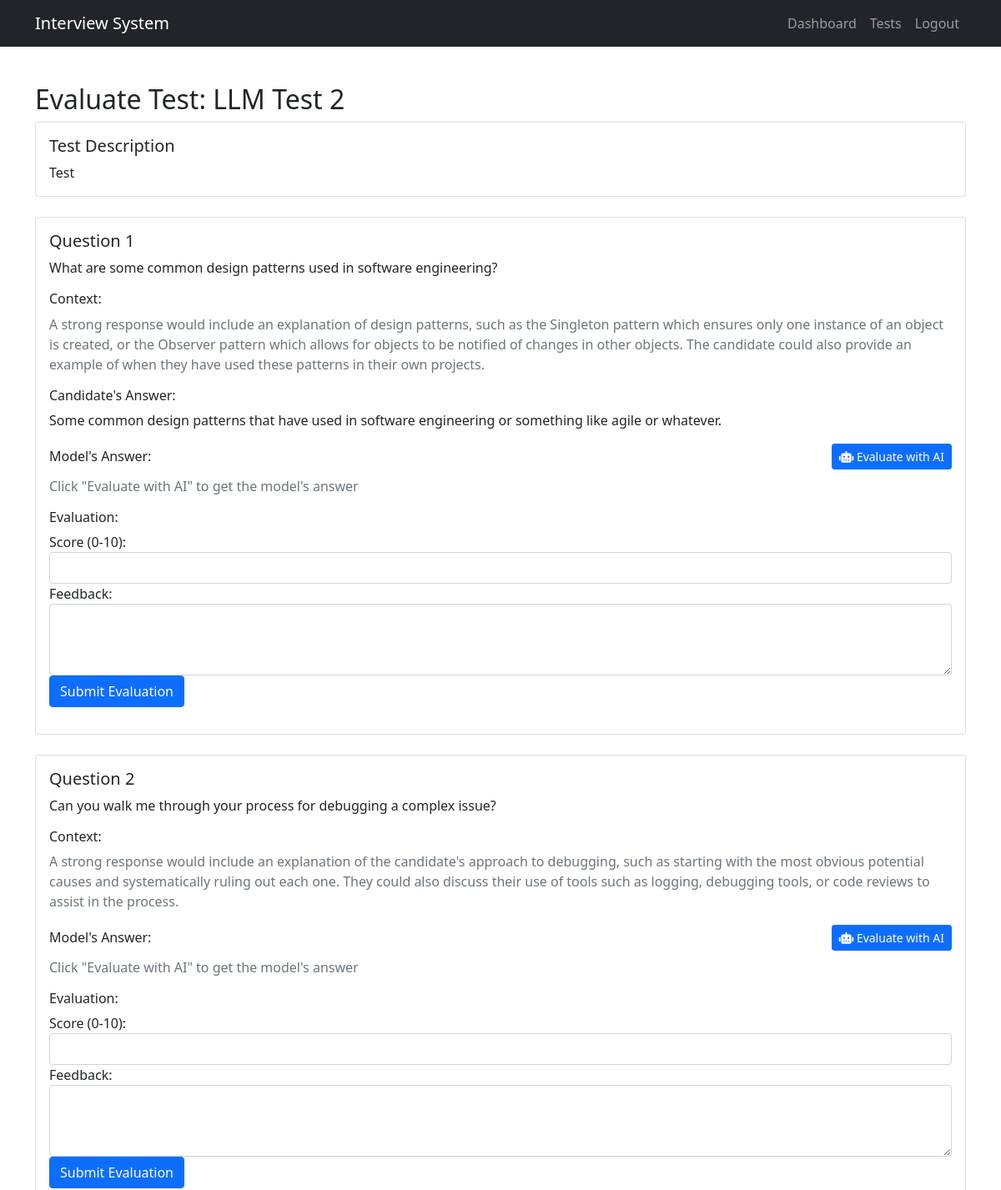
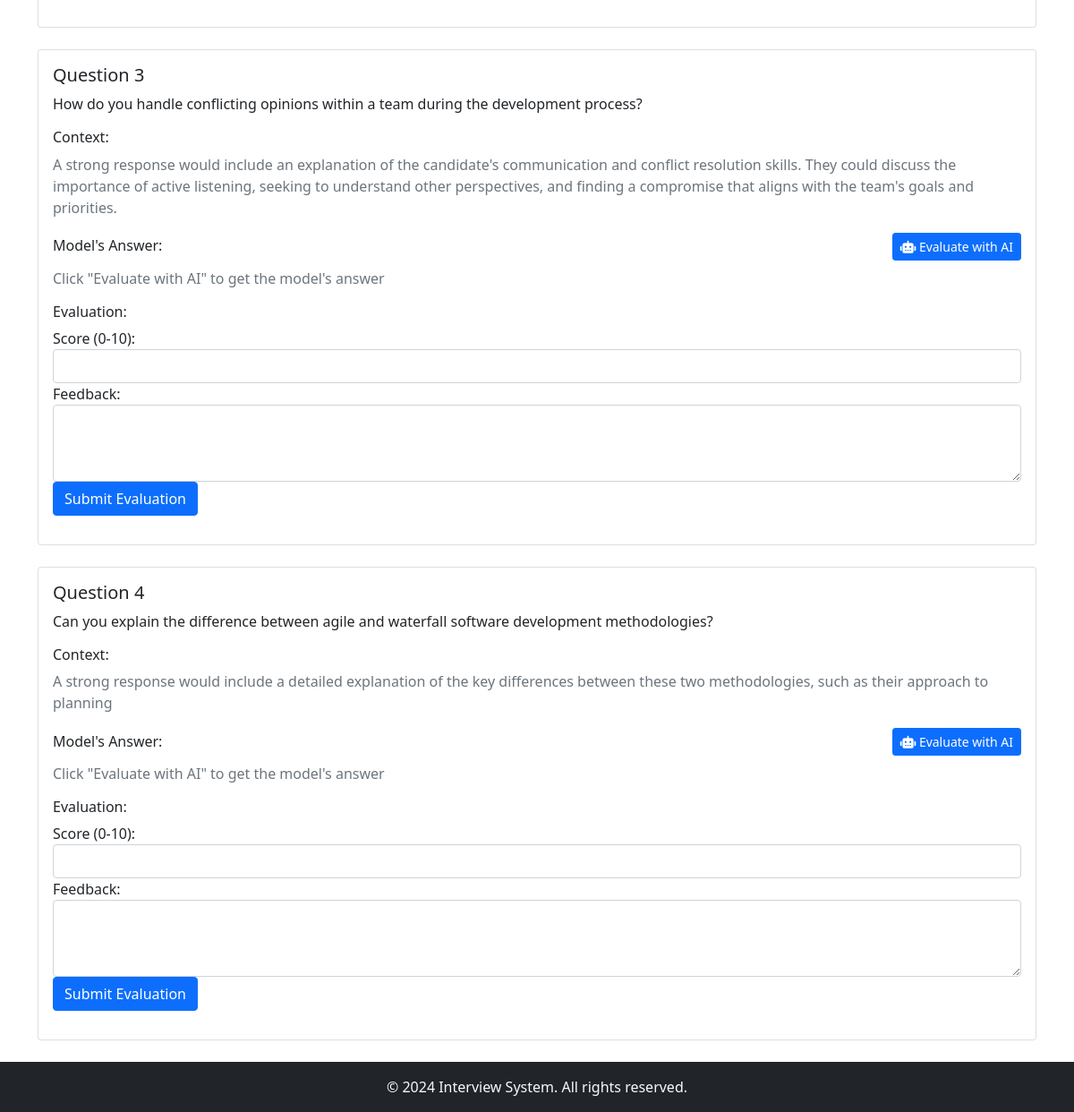
Screenshot of /admin/evaluate-test/4 (signed in) with the database file from the repository (2 pictures, top to bottom).
### app.py (models this page shows)
class Test(db.Model):
    id = db.Column(db.Integer, primary_key=True)
    title = db.Column(db.String(100), nullable=False)
    description = db.Column(db.Text)
    candidate_id = db.Column(db.Integer, db.ForeignKey('candidate.id'), nullable=False)
    created_at = db.Column(db.DateTime, default=datetime.utcnow)
    status = db.Column(db.String(20), default='Pending')  # Pending, In Progress, Completed
    questions = db.relationship('Question', backref='test', lazy=True)

class Question(db.Model):
    id = db.Column(db.Integer, primary_key=True)
    test_id = db.Column(db.Integer, db.ForeignKey('test.id'), nullable=False)
    text = db.Column(db.String(500), nullable=False)
    context = db.Column(db.Text, nullable=True)
    order = db.Column(db.Integer, nullable=False)
    answer = db.Column(db.Text)
    audio_path = db.Column(db.String(200))
    score = db.Column(db.Float)
    feedback = db.Column(db.Text)

### app.py (the view)
@app.route('/admin/evaluate-test/<int:test_id>')
@login_required
@role_required('admin')
def evaluate_test(test_id):
    test = Test.query.get_or_404(test_id)
    questions = Question.query.filter_by(test_id=test_id).order_by(Question.order).all()
    return render_template('admin_evaluate_test.html', test=test, questions=questions)

### app.py (called while the page is built)
def login_required(f):
    @wraps(f)
    def decorated_function(*args, **kwargs):
        if 'user' not in session:
            flash('Please log in first.', 'warning')
            return redirect(url_for('login'))
        return f(*args, **kwargs)
    return decorated_function

def role_required(role):
    def decorator(f):
        @wraps(f)
        def decorated_function(*args, **kwargs):
            if 'user' not in session or session['role'] != role:
                flash(f'You do not have permission to access this page.', 'danger')
                return redirect(url_for('login'))
            return f(*args, **kwargs)
        return decorated_function
    return decorator

### templates/admin_evaluate_test.html (shortened to what this page needs)
{% extends "base.html" %}
{% block content %}
<div class="container mt-4">
    <h2>Evaluate Test: {{ test.title }}</h2>
    <div class="card mb-4">
        <div class="card-body">
            <h5 class="card-title">Test Description</h5>
            <p class="card-text">{{ test.description }}</p>
        </div>
    </div>
    {% for question in questions %}
    <div class="card mb-4" id="question-{{ question.id }}">
        <div class="card-body">
            <h5 class="card-title">Question {{ question.order }}</h5>
            <p class="card-text">{{ question.text }}</p>
            {% if question.context %}
            <div class="context-section mb-3">
                <h6>Context:</h6>
                <p class="text-muted">{{ question.context }}</p>
            </div>
            {% endif %}
            {% if question.answer %}
            <div class="answer-section mb-3">
                <h6>Candidate's Answer:</h6>
                <p>{{ question.answer }}</p>
            </div>
            {% endif %}
            <div class="model-answer-section mb-3">
                <div class="d-flex justify-content-between align-items-center mb-2">
                    <h6 class="mb-0">Model's Answer:</h6>
                    <button class="btn btn-sm btn-primary evaluate-ai" data-question-id="{{ question.id }}">
                        <i class="fas fa-robot"></i> Evaluate with AI
                    </button>
                </div>
                <div id="model-answer-{{ question.id }}" class="text-primary">
                    <div class="text-muted">Click "Evaluate with AI" to get the model's answer</div>
                </div>
            </div>
            <div class="evaluation-form">
                <h6>Evaluation:</h6>
                <form id="evaluation-form-{{ question.id }}" class="mb-3">
                    <div class="form-group">
                        <label for="score-{{ question.id }}">Score (0-10):</label>
                        <input type="number" class="form-control" id="score-{{ question.id }}"
                               min="0" max="10" step="0.1" required>
                    </div>
                    <div class="form-group">
                        <label for="feedback-{{ question.id }}">Feedback:</label>
                        <textarea class="form-control" id="feedback-{{ question.id }}" rows="3"></textarea>
                    </div>
                    <button type="submit" class="btn btn-primary">Submit Evaluation</button>
                </form>
            </div>
        </div>
    </div>
    {% endfor %}
</div>
{% endblock %}

### templates/base.html (style rules this page uses)
body { min-height: 100vh; display: flex; flex-direction: column; }

### rows the page displays
Test: title "LLM Test 2", description "Test"
Question: order "1", text "What are some common design patterns used in software engineering?", context "A strong response would include an explanation of design patterns, such as the Singleton pattern which ensures only one instance of an object is created, or the Observer pattern which allows for objects to be notified of changes in other objects. The candidate could also provide an example of when they have used these patterns in their own projects.", answer "Some common design patterns that have used in software engineering or something like agile or whatever."
Question: order "2", text "Can you walk me through your process for debugging a complex issue?", context "A strong response would include an explanation of the candidate's approach to debugging, such as starting with the most obvious potential causes and systematically ruling out each one. They could also discuss their use of tools such as logging, debugging tools, or code reviews to assist in the process."
Question: order "3", text "How do you handle conflicting opinions within a team during the development process?", context "A strong response would include an explanation of the candidate's communication and conflict resolution skills. They could discuss the importance of active listening, seeking to understand other perspectives, and finding a compromise that aligns with the team's goals and priorities."
Question: order "4", text "Can you explain the difference between agile and waterfall software development methodologies?", context "A strong response would include a detailed explanation of the key differences between these two methodologies, such as their approach to planning"
